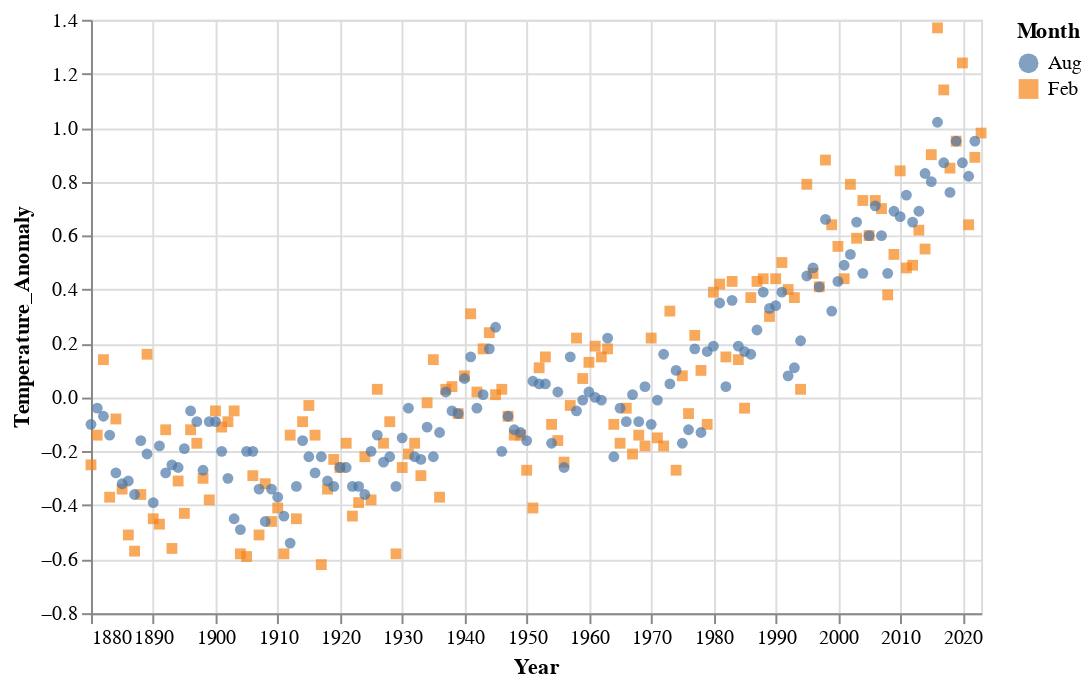

Notebook source saved alongside this figure:
### Code cell
alt.Chart(df_feb_aug).mark_point(filled=True).encode(
    x = alt.X("Year:T"),
    y = alt.Y("Temperature_Anomaly:Q"),
    color = alt.Color("Month:N"),
    shape = alt.Shape("Month:N")
).properties(width=450)

### Figure 1 — Vega-Lite specification as saved in the notebook (floating-point values rounded to 4 significant figures; data arrays with more than 128 entries replaced by an {"elided": "..."} marker saying what was removed)
{"config": {"view": {"continuousWidth": 300, "continuousHeight": 300}}, "data": {"name": "data-13405d5f5e70207fd9c3f95106c3c235"}, "mark": {"type": "point", "filled": true}, "encoding": {"color": {"field": "Month", "type": "nominal"}, "shape": {"field": "Month", "type": "nominal"}, "x": {"field": "Year", "type": "temporal"}, "y": {"field": "Temperature_Anomaly", "type": "quantitative"}}, "width": 450, "$schema": "https://vega.github.io/schema/vega-lite/v5.20.1.json", "datasets": {"data-13405d5f5e70207fd9c3f95106c3c235": {"elided": "287 records"}}}
